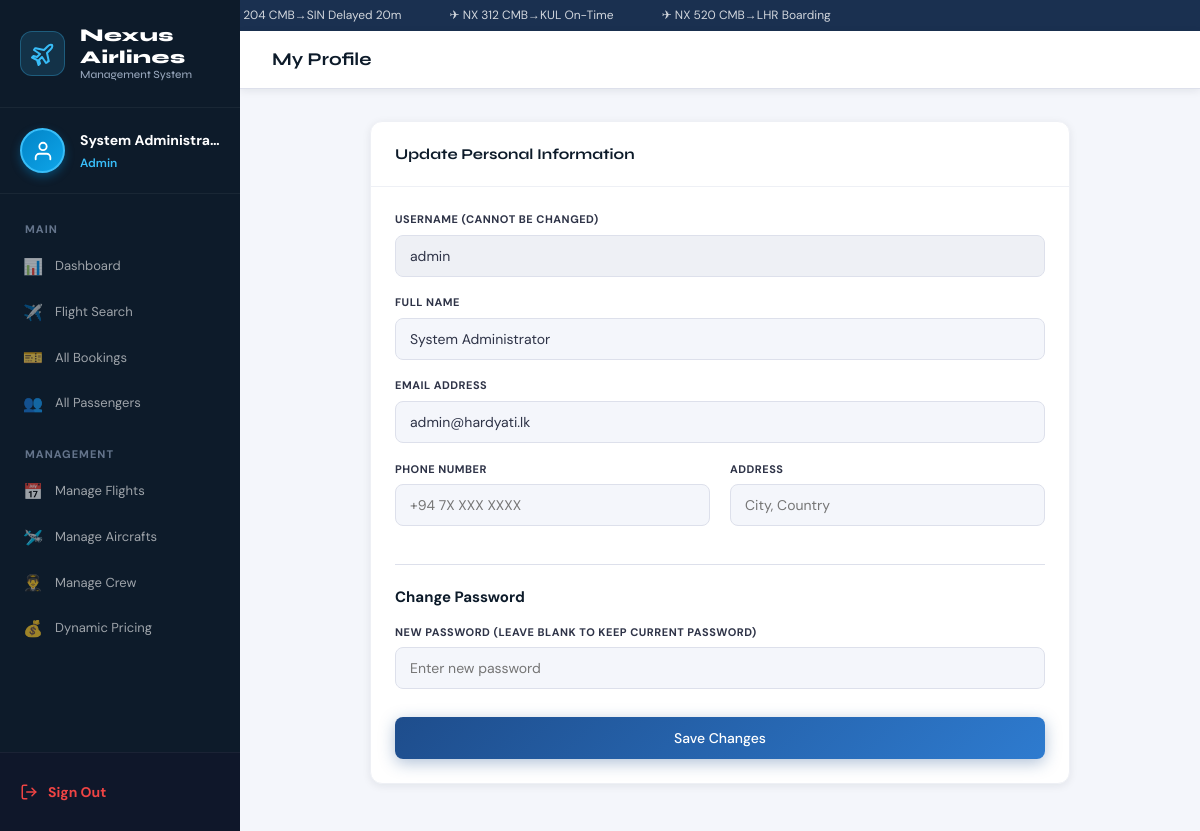
The app's page /profile.php (signed in) with its own data.
### tables this page shows
CREATE TABLE IF NOT EXISTS users (
    id           INT AUTO_INCREMENT PRIMARY KEY,
    username     VARCHAR(50)  NOT NULL UNIQUE,
    password     VARCHAR(255) NOT NULL,
    full_name    VARCHAR(100) NOT NULL,
    email        VARCHAR(100) NOT NULL UNIQUE,
    phone        VARCHAR(20),
    address      TEXT,
    role         ENUM('admin','passenger') NOT NULL DEFAULT 'passenger',
    last_login   DATETIME,
    created_at   DATETIME NOT NULL DEFAULT NOW(),
    INDEX idx_username (username),
    INDEX idx_email    (email)
);

### includes/auth.php (called while the page is built, shortened)
<?php
function currentUser(): array {
    return [
        'id'       => $_SESSION['user_id']   ?? null,
        'username' => $_SESSION['username']  ?? '',
        'name'     => $_SESSION['name']      ?? '',
        'role'     => $_SESSION['role']       ?? 'passenger',
    ];
}
?>

### profile.php (the view, shortened to what this page needs)
<?php
require_once 'includes/auth.php';
$db = getDB();
$currentUser = currentUser();
$user_id = $currentUser['id'];
$stmt = $db->prepare("SELECT username, full_name, email, phone, address FROM users WHERE id = ?");
$stmt->execute([$user_id]);
$userData = $stmt->fetch(PDO::FETCH_ASSOC);
?>
<!DOCTYPE html>
<html lang="en">
<head>
  <link rel="stylesheet" href="css/style.css">
</head>
<body>
<?php include 'includes/sidebar.php'; ?>
<div class="main-content">
<header class="topbar">
  <div class="topbar-title">My Profile</div>
</header>
<main class="page-content">
  <div class="card" style="max-width: 700px; margin: 0 auto;">
    <div class="card-header"><span class="card-title">Update Personal Information</span></div>
    <div class="card-body">
      <form method="POST" action="profile.php">
        <div class="form-group">
          <label style="font-size: 11px; color: var(--gray-500); font-weight: bold; text-transform: uppercase;">Username (Cannot be changed)</label>
          <input type="text" value="<?= htmlspecialchars($userData['username']) ?>" readonly style="background: var(--gray-100); color: var(--gray-500); cursor: not-allowed;">
        </div>
        <div class="form-group">
          <label style="font-size: 11px; color: var(--gray-500); font-weight: bold; text-transform: uppercase;">Full Name</label>
          <input type="text" name="full_name" value="<?= htmlspecialchars($userData['full_name']) ?>" required>
        </div>
        <div class="form-group">
          <label style="font-size: 11px; color: var(--gray-500); font-weight: bold; text-transform: uppercase;">Email Address</label>
          <input type="email" name="email" value="<?= htmlspecialchars($userData['email']) ?>" required>
        </div>
        <div class="grid-2">
            <div class="form-group">
                <label style="font-size: 11px; color: var(--gray-500); font-weight: bold; text-transform: uppercase;">Phone Number</label>
                <input type="text" name="phone" value="<?= htmlspecialchars($userData['phone'] ?? '') ?>" placeholder="+94 7X XXX XXXX">
            </div>
            <div class="form-group">
                <label style="font-size: 11px; color: var(--gray-500); font-weight: bold; text-transform: uppercase;">Address</label>
                <input type="text" name="address" value="<?= htmlspecialchars($userData['address'] ?? '') ?>" placeholder="City, Country">
            </div>
        </div>
        <hr style="border: 0; border-top: 1px solid var(--gray-200); margin: 20px 0;">
        <h4 style="margin-bottom: 15px; color: var(--navy);">Change Password</h4>
        <div class="form-group">
          <label style="font-size: 11px; color: var(--gray-500); font-weight: bold; text-transform: uppercase;">New Password (Leave blank to keep current password)</label>
          <input type="password" name="new_password" placeholder="Enter new password">
        </div>
        <button type="submit" class="btn-primary btn-full" style="margin-top: 10px;">Save Changes</button>
      </form>
    </div>
  </div>
</main>
</div> <script src="js/app.js"></script>
</body>
</html>

### includes/sidebar.php (shortened to what this page needs)
<?php
require_once __DIR__ . '/auth.php';
$user    = currentUser();
$current = basename($_SERVER['PHP_SELF'], '.php');
$role    = $user['role'] ?? 'passenger';
$name    = $user['name'] ?: ($user['username'] ?? 'User');
?>
<div class="ticker">
  <div class="ticker-inner">
    <span class="ticker-item">✈ NX 101 CMB→DXB On-Time</span>
    <span class="ticker-item">✈ NX 204 CMB→SIN Delayed 20m</span>
    <span class="ticker-item">✈ NX 312 CMB→KUL On-Time</span>
    <span class="ticker-item">✈ NX 520 CMB→LHR Boarding</span>
  </div>
</div>
<div class="app-layout">
<aside class="sidebar" id="sidebar">
  <div class="sidebar-brand" style="display: flex; align-items: center; gap: 15px; padding: 25px 20px; border-bottom: 1px solid rgba(255,255,255,0.05);">
    <div style="width: 45px; height: 45px; background: rgba(56, 189, 248, 0.15); border-radius: 12px; display: flex; align-items: center; justify-content: center; color: #38bdf8; flex-shrink: 0; border: 1px solid rgba(56, 189, 248, 0.3);">
    </div>
    <div class="sidebar-brand-text" style="display: flex; flex-direction: column;">
        <span style="color: #ffffff; font-size: 18px; font-weight: 800; letter-spacing: 0.5px; line-height: 1.2;">Nexus Airlines</span>
        <span style="color: #94a3b8; font-size: 11px; font-weight: 500;">Management System</span>
    </div>
  </div>
  <div class="sidebar-user" style="display: flex; align-items: center; gap: 15px; padding: 20px; border-bottom: 1px solid rgba(255,255,255,0.05);">
    <div style="width: 45px; height: 45px; background: linear-gradient(135deg, #0284c7 0%, #0ea5e9 100%); border-radius: 50%; display: flex; align-items: center; justify-content: center; color: #ffffff; box-shadow: 0 4px 10px rgba(2, 132, 199, 0.4); flex-shrink: 0; border: 2px solid #38bdf8;">
        <svg xmlns="http://www.w3.org/2000/svg" width="22" height="22" viewBox="0 0 24 24" fill="none" stroke="currentColor" stroke-width="2" stroke-linecap="round" stroke-linejoin="round">
            <path d="M20 21v-2a4 4 0 0 0-4-4H8a4 4 0 0 0-4 4v2"></path>
            <circle cx="12" cy="7" r="4"></circle>
        </svg>
    </div>
    <div class="user-info">
      <div class="user-name" style="color: #ffffff; font-weight: 700; font-size: 14px; margin-bottom: 2px;"><?= htmlspecialchars($name) ?></div>
      <div class="user-role" style="color: #38bdf8; font-size: 12px; text-transform: capitalize; font-weight: 600;"><?= htmlspecialchars($role) ?></div>
    </div>
  </div>
  <nav class="sidebar-nav">
    <?php if ($role === 'admin'): ?>
    <div class="nav-section" style="padding: 15px 25px 5px; color: #64748b; font-size: 11px; font-weight: 800; text-transform: uppercase; letter-spacing: 1px;">Main</div>
    <a href="dashboard.php" class="nav-item <?= $current==='dashboard'?'active':'' ?>">
      <span class="nav-icon">📊</span> Dashboard
    </a>
    <a href="flights.php" class="nav-item <?= $current==='flights'?'active':'' ?>">
      <span class="nav-icon">✈️</span> Flight Search
    </a>
    <a href="bookings.php" class="nav-item <?= $current==='bookings'?'active':'' ?>">
      <span class="nav-icon">🎫</span> All Bookings
    </a>
    <a href="all_passengers.php" class="nav-item <?= $current==='all_passengers'?'active':'' ?>">
      <span class="nav-icon">👥</span> All Passengers
    </a>
    <div class="nav-section" style="padding: 20px 25px 5px; color: #64748b; font-size: 11px; font-weight: 800; text-transform: uppercase; letter-spacing: 1px;">Management</div>
    <a href="manage_flights.php" class="nav-item <?= $current==='manage_flights'?'active':'' ?>">
      <span class="nav-icon">📅</span> Manage Flights
    </a>
    <a href="manage_aircrafts.php" class="nav-item <?= $current==='manage_aircrafts'?'active':'' ?>">
      <span class="nav-icon">🛩️</span> Manage Aircrafts
    </a>
    <a href="manage_crew.php" class="nav-item <?= $current==='manage_crew'?'active':'' ?>">
      <span class="nav-icon">👨‍✈️</span> Manage Crew
    </a>
    <a href="dynamic_pricing.php" class="nav-item <?= $current==='dynamic_pricing'?'active':'' ?>">
      <span class="nav-icon">💰</span> Dynamic Pricing
    </a>
    <?php endif; ?>
  </nav>
  <div class="sidebar-footer" style="position: absolute; bottom: 0; width: 100%; padding: 20px; border-top: 1px solid rgba(255,255,255,0.05); background: #0f172a;">
    <a href="php/logout.php" style="color: #ef4444; text-decoration: none; font-size: 14px; font-weight: 700; display: flex; align-items: center; gap: 10px; transition: 0.3s;">
        Sign Out
    </a>
  </div>
</aside>

### records on screen
users: full_name "System Administra…", username "Admin", username "admin", full_name "System Administrator", email "admin@hardyati.lk"
